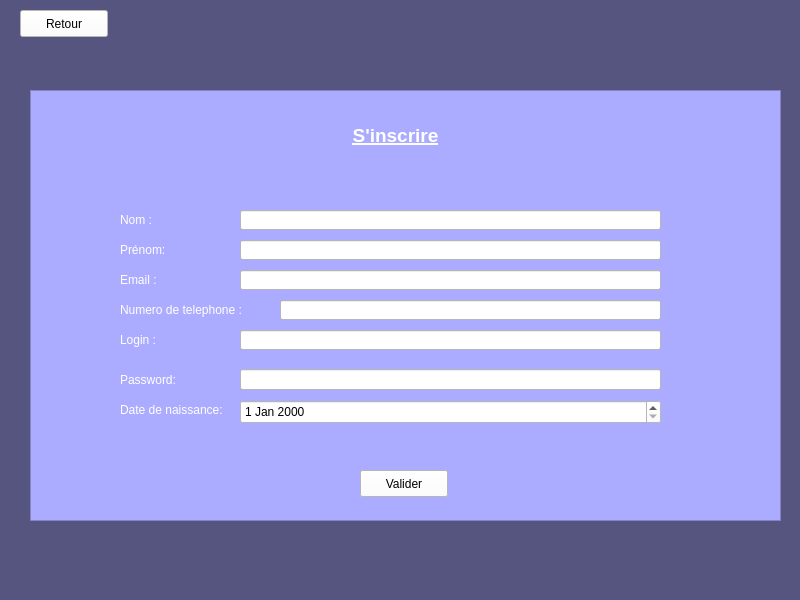
<?xml version="1.0" encoding="UTF-8"?>
<ui version="4.0">
 <class>signup</class>
 <widget class="QMainWindow" name="signup">
  <property name="geometry">
   <rect>
    <x>0</x>
    <y>0</y>
    <width>800</width>
    <height>600</height>
   </rect>
  </property>
  <property name="windowTitle">
   <string>SKYUP AIRLINE</string>
  </property>
  <property name="styleSheet">
   <string notr="true">background-color: rgb(85, 85, 127);</string>
  </property>
  <widget class="QWidget" name="centralwidget">
   <widget class="QPushButton" name="pushButton">
    <property name="geometry">
     <rect>
      <x>20</x>
      <y>10</y>
      <width>88</width>
      <height>27</height>
     </rect>
    </property>
    <property name="styleSheet">
     <string notr="true">background-color: rgb(255, 255, 255);</string>
    </property>
    <property name="text">
     <string>Retour</string>
    </property>
   </widget>
   <widget class="QFrame" name="frame">
    <property name="geometry">
     <rect>
      <x>30</x>
      <y>90</y>
      <width>751</width>
      <height>431</height>
     </rect>
    </property>
    <property name="styleSheet">
     <string notr="true">background-color: rgb(171, 171, 255);</string>
    </property>
    <property name="frameShape">
     <enum>QFrame::StyledPanel</enum>
    </property>
    <property name="frameShadow">
     <enum>QFrame::Raised</enum>
    </property>
    <widget class="QLineEdit" name="telUser">
     <property name="geometry">
      <rect>
       <x>250</x>
       <y>210</y>
       <width>381</width>
       <height>20</height>
      </rect>
     </property>
     <property name="styleSheet">
      <string notr="true">background-color: rgb(255, 255, 255);</string>
     </property>
    </widget>
    <widget class="QLabel" name="label_7">
     <property name="geometry">
      <rect>
       <x>90</x>
       <y>240</y>
       <width>111</width>
       <height>20</height>
      </rect>
     </property>
     <property name="text">
      <string>&lt;html&gt;&lt;head/&gt;&lt;body&gt;&lt;p&gt;&lt;span style=&quot; color:#ffffff;&quot;&gt;Login :&lt;/span&gt;&lt;/p&gt;&lt;/body&gt;&lt;/html&gt;</string>
     </property>
    </widget>
    <widget class="QLabel" name="label_8">
     <property name="geometry">
      <rect>
       <x>90</x>
       <y>310</y>
       <width>111</width>
       <height>20</height>
      </rect>
     </property>
     <property name="text">
      <string>&lt;html&gt;&lt;head/&gt;&lt;body&gt;&lt;p&gt;&lt;span style=&quot; color:#ffffff;&quot;&gt;Date de naissance:&lt;/span&gt;&lt;/p&gt;&lt;/body&gt;&lt;/html&gt;</string>
     </property>
    </widget>
    <widget class="QLabel" name="label_32">
     <property name="geometry">
      <rect>
       <x>260</x>
       <y>30</y>
       <width>211</width>
       <height>31</height>
      </rect>
     </property>
     <property name="styleSheet">
      <string notr="true">color: rgb(85, 85, 255);</string>
     </property>
     <property name="text">
      <string>&lt;html&gt;&lt;head/&gt;&lt;body&gt;&lt;p align=&quot;center&quot;&gt;&lt;span style=&quot; font-size:14pt; font-weight:600; text-decoration: underline; color:#ffffff;&quot;&gt;S'inscrire&lt;/span&gt;&lt;/p&gt;&lt;/body&gt;&lt;/html&gt;</string>
     </property>
    </widget>
    <widget class="QLabel" name="label_5">
     <property name="geometry">
      <rect>
       <x>90</x>
       <y>180</y>
       <width>111</width>
       <height>20</height>
      </rect>
     </property>
     <property name="text">
      <string>&lt;html&gt;&lt;head/&gt;&lt;body&gt;&lt;p&gt;&lt;span style=&quot; color:#ffffff;&quot;&gt;Email :&lt;/span&gt;&lt;/p&gt;&lt;/body&gt;&lt;/html&gt;</string>
     </property>
    </widget>
    <widget class="QLineEdit" name="emailUser">
     <property name="geometry">
      <rect>
       <x>210</x>
       <y>180</y>
       <width>421</width>
       <height>20</height>
      </rect>
     </property>
     <property name="styleSheet">
      <string notr="true">background-color: rgb(255, 255, 255);</string>
     </property>
    </widget>
    <widget class="QLabel" name="label_6">
     <property name="geometry">
      <rect>
       <x>90</x>
       <y>210</y>
       <width>151</width>
       <height>20</height>
      </rect>
     </property>
     <property name="text">
      <string>&lt;html&gt;&lt;head/&gt;&lt;body&gt;&lt;p&gt;&lt;span style=&quot; color:#ffffff;&quot;&gt;Numero de telephone :&lt;/span&gt;&lt;/p&gt;&lt;/body&gt;&lt;/html&gt;</string>
     </property>
    </widget>
    <widget class="QLabel" name="label_4">
     <property name="geometry">
      <rect>
       <x>90</x>
       <y>150</y>
       <width>111</width>
       <height>20</height>
      </rect>
     </property>
     <property name="text">
      <string>&lt;html&gt;&lt;head/&gt;&lt;body&gt;&lt;p&gt;&lt;span style=&quot; color:#ffffff;&quot;&gt;Prénom:&lt;/span&gt;&lt;/p&gt;&lt;/body&gt;&lt;/html&gt;</string>
     </property>
    </widget>
    <widget class="QLabel" name="label_9">
     <property name="geometry">
      <rect>
       <x>90</x>
       <y>280</y>
       <width>111</width>
       <height>20</height>
      </rect>
     </property>
     <property name="text">
      <string>&lt;html&gt;&lt;head/&gt;&lt;body&gt;&lt;p&gt;&lt;span style=&quot; color:#ffffff;&quot;&gt;Password:&lt;/span&gt;&lt;/p&gt;&lt;/body&gt;&lt;/html&gt;</string>
     </property>
    </widget>
    <widget class="QLabel" name="label_3">
     <property name="geometry">
      <rect>
       <x>90</x>
       <y>120</y>
       <width>111</width>
       <height>20</height>
      </rect>
     </property>
     <property name="text">
      <string>&lt;html&gt;&lt;head/&gt;&lt;body&gt;&lt;p&gt;&lt;span style=&quot; color:#ffffff;&quot;&gt;Nom :&lt;/span&gt;&lt;/p&gt;&lt;/body&gt;&lt;/html&gt;</string>
     </property>
    </widget>
    <widget class="QLineEdit" name="passwodUser">
     <property name="geometry">
      <rect>
       <x>210</x>
       <y>279</y>
       <width>421</width>
       <height>21</height>
      </rect>
     </property>
     <property name="styleSheet">
      <string notr="true">background-color: rgb(255, 255, 255);</string>
     </property>
     <property name="echoMode">
      <enum>QLineEdit::Password</enum>
     </property>
    </widget>
    <widget class="QLineEdit" name="nameUser">
     <property name="geometry">
      <rect>
       <x>210</x>
       <y>120</y>
       <width>421</width>
       <height>20</height>
      </rect>
     </property>
     <property name="styleSheet">
      <string notr="true">background-color: rgb(255, 255, 255);</string>
     </property>
    </widget>
    <widget class="QLineEdit" name="loginUser">
     <property name="geometry">
      <rect>
       <x>210</x>
       <y>240</y>
       <width>421</width>
       <height>20</height>
      </rect>
     </property>
     <property name="styleSheet">
      <string notr="true">background-color: rgb(255, 255, 255);</string>
     </property>
    </widget>
    <widget class="QLineEdit" name="prenomUser">
     <property name="geometry">
      <rect>
       <x>210</x>
       <y>150</y>
       <width>421</width>
       <height>20</height>
      </rect>
     </property>
     <property name="styleSheet">
      <string notr="true">background-color: rgb(255, 255, 255);</string>
     </property>
    </widget>
    <widget class="QDateEdit" name="dateNaissanceUser">
     <property name="geometry">
      <rect>
       <x>210</x>
       <y>310</y>
       <width>421</width>
       <height>24</height>
      </rect>
     </property>
     <property name="styleSheet">
      <string notr="true">background-color: rgb(255, 255, 255);</string>
     </property>
    </widget>
    <widget class="QPushButton" name="pushButton_2">
     <property name="geometry">
      <rect>
       <x>330</x>
       <y>380</y>
       <width>88</width>
       <height>27</height>
      </rect>
     </property>
     <property name="styleSheet">
      <string notr="true">background-color: rgb(255, 255, 255);</string>
     </property>
     <property name="text">
      <string>Valider</string>
     </property>
    </widget>
    <widget class="QLabel" name="testAjout">
     <property name="geometry">
      <rect>
       <x>90</x>
       <y>345</y>
       <width>541</width>
       <height>21</height>
      </rect>
     </property>
     <property name="text">
      <string/>
     </property>
    </widget>
   </widget>
  </widget>
  <widget class="QMenuBar" name="menubar">
   <property name="geometry">
    <rect>
     <x>0</x>
     <y>0</y>
     <width>800</width>
     <height>22</height>
    </rect>
   </property>
  </widget>
  <widget class="QStatusBar" name="statusbar"/>
 </widget>
 <resources/>
 <connections/>
</ui>
